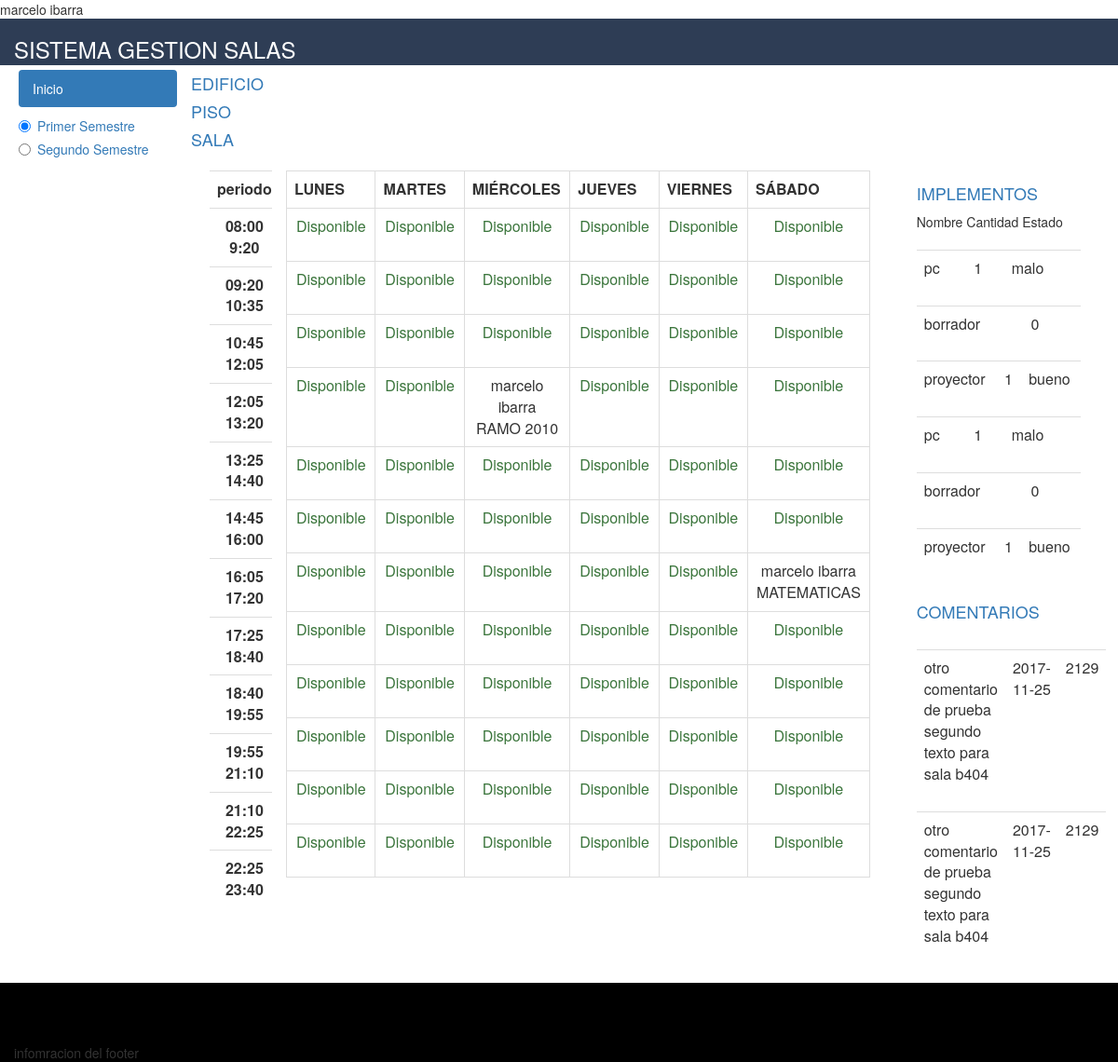
Page /vistaprofe.php.php (signed in) on the committed database.
### tables this page shows
CREATE TABLE `solicitud` (
  `CODSOL` int(20) NOT NULL,
  `DIA` varchar(20) NOT NULL,
  `RAMO` varchar(40) NOT NULL,
  `PERIODO` float(2,0) NOT NULL,
  `SEMESTRE` varchar(20) NOT NULL,
  `RUT` char(9) NOT NULL,
  `CODSALA` varchar(6) NOT NULL
);

CREATE TABLE `usuario` (
  `RUT` char(8) NOT NULL,
  `DV` varchar(1) NOT NULL,
  `PASS` varchar(20) NOT NULL,
  `NOMBRE` varchar(20) NOT NULL,
  `CORREO` varchar(50) NOT NULL,
  `TELEFONO` int(10) NOT NULL,
  `TIPOUSUARIO` varchar(20) NOT NULL,
  `CODPISO` varchar(20) NOT NULL
);

CREATE TABLE `comentario` (
  `CODCOM` int(20) NOT NULL,
  `FECHACOM` date NOT NULL,
  `HORA` int(10) NOT NULL,
  `RUT` char(9) NOT NULL,
  `CODSALA` varchar(6) NOT NULL,
  `COMENTARIO` text NOT NULL
);

CREATE TABLE `implemento` (
  `CODIM` varchar(20) NOT NULL,
  `TIPOIMPLE` varchar(30) NOT NULL,
  `CANTIDAD` float(3,0) NOT NULL,
  `ESTADO` varchar(10) NOT NULL,
  `CODSALA` varchar(20) NOT NULL
);

### horario.php (called while the page is built, shortened)
<?php
  function selecdia ($DIA,$PERIODO){
 include "conec.php";
 $sql='SELECT NOMBRE,DIA,PERIODO,RAMO,SOL.CODSALA
 FROM USUARIO U JOIN SOLICITUD SOL ON U.RUT=U.RUT
  LEFT JOIN SALA S ON S.CODSALA=SOL.CODSALA
AND DIA=? AND PERIODO=?
 WHERE S.CODSALA="B404";';
  $smt=$conn->prepare($sql);
  $smt->bindParam(1,$PERIODO);
  $smt->bindParam(2,$DIA);
  $smt->execute();
  $resultado=$smt->fetchall ();
 return $resultado;
 }
$datos=array();
for ($i=0; $i < 6; $i++) {
  $datos['PERIODO1'][$i]=selecdia(1,$i+1);
}
for ($i=0; $i < 6; $i++) {
  $datos['PERIODO2'][$i]=selecdia(2,$i+1);
}
for ($i=0; $i < 6; $i++) {
  $datos['PERIODO3'][$i]=selecdia(3,$i+1);
}
for ($i=0; $i < 6; $i++) {
  $datos['PERIODO4'][$i]=selecdia(4,$i+1);
}
for ($i=0; $i < 6; $i++) {
  $datos['PERIODO5'][$i]=selecdia(5,$i+1);
}
for ($i=0; $i < 6; $i++) {
  $datos['PERIODO6'][$i]=selecdia(6,$i+1);
}
for ($i=0; $i < 6; $i++) {
  $datos['PERIODO7'][$i]=selecdia(7,$i+1);
}
for ($i=0; $i < 6; $i++) {
  $datos['PERIODO8'][$i]=selecdia(8,$i+1);
}
for ($i=0; $i < 6; $i++) {
  $datos['PERIODO9'][$i]=selecdia(9,$i+1);
}
for ($i=0; $i < 6; $i++) {
  $datos['PERIODO10'][$i]=selecdia(10,$i+1);
}
for ($i=0; $i < 6; $i++) {
  $datos['PERIODO11'][$i]=selecdia(11,$i+1);
}
for ($i=0; $i < 6; $i++) {
  $datos['PERIODO12'][$i]=selecdia(12,$i+1);
}
 ?>

### vistaprofe.php.php (the view, shortened to what this page needs)
<!DOCTYPE html>
 <html>
 <head>
  <link rel="stylesheet" type="text/css" href="css/bootstrap.css">
<?php include('horario.php');  ?>
<div class="col-md-12 "  style="background-color: #2E3D55;  height:50px;"
  <div class="left" > <font color="white"><h3>SISTEMA GESTION SALAS</h3></font></div>
<div class="row">
    <div class="col-md-4 col-lg-2 vcenter">
        <div style="height:30em;border:5px solid #FFF">
<div class="btn-group-vertical " style="border:0px solid #fff" >
<div class="container" style="width: 200px" >
  <ul class="nav nav-pills nav-stacked" role="tablist">
    <li class="active"><a href=inicio.php>Inicio</a></li>
<div class="radio">
  <label>
    <input type="radio" name="opciones" id="opciones_1" value="opcion_1" checked>
   <a href="">Primer Semestre </a>
  </label>
</div>
<div class="radio">
  <label>
    <input type="radio" name="opciones" id="opciones_2" value="opcion_2">
    <a href="">Segundo Semestre </a>
  </label>
</div>
</div>
</div>
 </div>
 </div>
<div class="col-md-4 col-lg-5 vcenter" >
        <div style="height:7em;">
         <h4 ><p class="text-primary">EDIFICIO<?php ?>
<h4 ><p class="text-primary">PISO<?php  ?></p></h4></p></h4> <h4 ><p class="text-primary">SALA<?php ?></p></h4>
        </div></div>
<div class="col-md-4 col-lg-10 vcenter" style="border:5px solid #fff">
        <div style="height:20em">
         <div class="container-fluid">
         <div class="row">
          <div class="col-md-1 " style="background:   #fff ;">
<table class='table table-border'  border="0.5" >
            <th style="width:15%">periodo</th>
            <tr>
              <th class="text-center" WIDTH="50" HEIGHT="50">08:00<br>9:20</th>
           </tr><tr>
              <th class="text-center" WIDTH="50" HEIGHT="50">09:20<br>10:35</th>
           </tr><tr>
              <th class="text-center" WIDTH="50" HEIGHT="50">10:45<br>12:05</th>
           </tr><tr>
              <th class="text-center" WIDTH="50" HEIGHT="50">12:05<br>13:20</th>
           </tr><tr>
              <th class="text-center" WIDTH="50" HEIGHT="50">13:25<br>14:40</th>
           </tr><tr>
              <th class="text-center" WIDTH="50" HEIGHT="50">14:45<br>16:00</th>
           </tr><tr>
              <th class="text-center" WIDTH="50" HEIGHT="50">16:05<br>17:20</th>
           </tr><tr>
              <th class="text-center" WIDTH="50" HEIGHT="50">17:25<br>18:40</th>
           </tr><tr>
              <th class="text-center" WIDTH="50" HEIGHT="50">18:40<br>19:55</th>
           </tr><tr>
              <th class="text-center" WIDTH="50" HEIGHT="50">19:55<br>21:10</th>
           </tr><tr>
              <th class="text-center" WIDTH="50" HEIGHT="50">21:10<br>22:25</th>
           </tr><tr>
              <th class="text-center" WIDTH="50" HEIGHT="50">22:25<br>23:40</th>
           </tr>
          </table>
          </div>
<div class="col-md-8 " style="background:   #fff ;">
 <table class="table table-bordered" border="1" >
                    <th style="width:15%"> LUNES</th>
                    <th style="width:15%"> MARTES</th>
                    <th style="width:15%"> MIÉRCOLES</th>
                    <th style="width:15%"> JUEVES</th>
                    <th style="width:15%"> VIERNES</th>
                    <th style="width:15%"> SÁBADO</th>
            <?php foreach ($datos as $key => $value): ?>
                                <tr >
                            <?php foreach ($value as $key => $periodo): ?>
                             <td  class="text-center"  HEIGHT="57">
                                        <?php if (!empty($periodo)) {
                                      echo $periodo[0]['NOMBRE'].'<br>'.$periodo[0]['RAMO'];
                                        }else{
                                          echo "
                                                <p class='text-success'>Disponible</p>
                                          " ;
                                        }
                                         ?>
                                </td>
                            <?php endforeach ?>
                            </tr>
                        <?php endforeach ?>
        </table>
</div>
<div class="col-md-3 " style="background: #fff ;">
  <div class="container-fluid">
         <div class="row">
<div class="col-md-12 " ;" style="border:5px solid #fff" >
<div>
  <h4 ><p class="text-primary">IMPLEMENTOS</p></h4>
  <th>Nombre</th>
  <th>Cantidad</th>
  <th>Estado</th>
  <?php
  include "conec.php";
  $sql=( 'SELECT FECHACOM,HORA,COMENTARIO,ESTADO,CANTIDAD,TIPOIMPLE,S.CODSALA
        FROM COMENTARIO C LEFT JOIN SALA S
 ON S.CODSALA=C.CODSALA INNER JOIN IMPLEMENTO I ON I.CODSALA=S.CODSALA
 WHERE S.CODSALA="B404";');
  $smt=$conn->prepare($sql);
  $smt->execute();
  $resultado=$smt->fetchall ();
  $var= count ($resultado);
 ?>
<table class="table table-bordered" border="0,5">
  <?php
  for ($i=0; $i < $var; $i++) {
      echo "<table class='table table-border' style='border:1px ' >
       <tr>
       <span style='cursor: pointer;'>
                     <td> ".$resultado[$i]['TIPOIMPLE']."</td>
                    <td >".$resultado[$i]['CANTIDAD']."</td>
                    <td >".$resultado[$i]['ESTADO']."</td>
        </span>
</th></tr>
      </table>";
    }
 ?>
</table>
</div>
</div>
         </div>
         </div>
<div class="container-fluid">
         <div class="row">
<div class="col-md-12 " ;" style="border:5px solid #fff" >
  <div>
    <h4><p class="text-primary">COMENTARIOS</p></h4>
</div>
<table class="table table-bordered" border="0,5" type="text">
  <?php
  for ($i=0; $i <2; $i++) {
      echo "<table class='table table-border' style='border:1px ' >
       <tr>
       <span style='cursor: pointer;'>
                       <td> ".$resultado[$i]['COMENTARIO']."</td>
                    <td >".$resultado[$i]['FECHACOM']."</td>
                    <td >".$resultado[$i]['HORA']."</td>
        </span>
</th></tr>
      </table>";
    }
 ?>
 </div>
         </div>
         </div>
</div>
</div>
</div>
</div>
</div>
</div>
 </body>
 <footer>
<div class="container-fluid">
         <div class="row">
<div class="col-md-12 " ;" style="background:#000000;">
<div style="width: 100%; height:65px ;"></div>infomracion del footer</div>
</div>
</div>
 </footer>
 </html>

### rows in the picture
solicitud: RUT.NOMBRE "marcelo ibarra", RAMO "RAMO 2010"
solicitud: RUT.NOMBRE "marcelo ibarra", RAMO "MATEMATICAS"
comentario: implemento.TIPOIMPLE "pc", implemento.CANTIDAD "1", implemento.ESTADO "malo", implemento.TIPOIMPLE "borrador", implemento.CANTIDAD "0", implemento.TIPOIMPLE "proyector", implemento.ESTADO "bueno", COMENTARIO "otro comentario de prueba segundo texto para sala b404", FECHACOM "2017-11-25", HORA "2129"
comentario: implemento.TIPOIMPLE "pc", implemento.CANTIDAD "1", implemento.ESTADO "malo", implemento.TIPOIMPLE "borrador", implemento.CANTIDAD "0", implemento.TIPOIMPLE "proyector", implemento.ESTADO "bueno"
